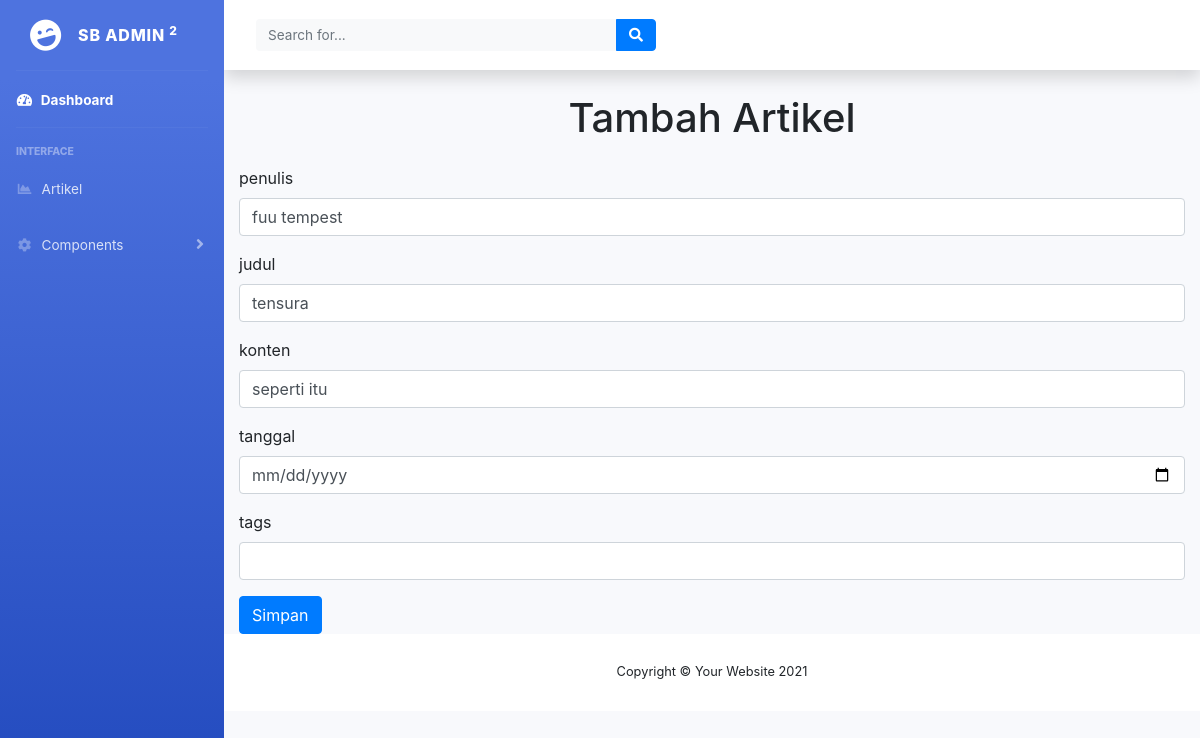
The app's page /admin.php?page=edit-artikel&id=3 with its own data.
### tables this page shows
CREATE TABLE `artikel` (
  `id` int NOT NULL,
  `penulis` varchar(255) NOT NULL,
  `judul` varchar(255) NOT NULL,
  `konten` text NOT NULL,
  `gambar` varchar(100) DEFAULT NULL,
  `tanggal` date DEFAULT NULL,
  `tags` varchar(255) DEFAULT NULL
);

### controler/admin/edit_artikel.php (called while the page is built)
<?php
include __DIR__.'/../db_connect.php';
$id = $_GET['id'];
$sql = "SELECT * FROM artikel WHERE id = $id";
$query = mysqli_query($connect, $sql);
$data = mysqli_fetch_assoc($query);
?>

### views/admin/edit_artikel.php (the view, shortened to what this page needs)
<!DOCTYPE html>
<html lang="en">
<head>
    <link href="https://cdn.jsdelivr.net/npm/bootstrap@5.3.3/dist/css/bootstrap.min.css" rel="stylesheet">
    <link rel="stylesheet" href="https://cdn.jsdelivr.net/npm/bootstrap@4.6.2/dist/css/bootstrap.min.css">
</head>
<body>
    <div class="container">
        <div class="row text-center">
            <h1>Tambah Artikel</h1>
        </div>
            <div class="mb-3">
            <label for="penulis" class="form-label">penulis</label>
    <input type="teks" class="form-control" id="form-control" id="penulis" name="penulis" value="<?= $data['penulis']?>">
  </div>
  <div class="mb-3">
    <label for="judul" class="form-label">judul</label>
    <input type="teks" class="form-control" id="judul" name="judul" value="<?= $data['judul']?>">
  </div>
  <div class="mb-3 " ows="4" cols="100">
            <label for="konten" class="form-label" >konten</label>
    <input type="teks" class="form-control" id="form-control" id="konten" name="konten" value="<?= $data['konten']?>">
  </div>
  <div class="mb-3">
            <label for="tags" class="form-label">tanggal</label>
    <input type="date" class="form-control" id="form-control" id="tags" name="tanggal" value="<?= $data['tanggal']?>">
  </div>
  <div class="mb-3">
            <label for="tags" class="form-label">tags</label>
    <input type="teks" class="form-control" id="form-control" id="tags" name="tags" value="<?=$data['tags']?>">
  </div>
  <div>
  <button type="submit" name="submit" class="btn btn-primary">Simpan</button>
    </div>
</body>
</html>

### records on screen
artikel: penulis "fuu tempest", judul "tensura", konten "seperti itu"
